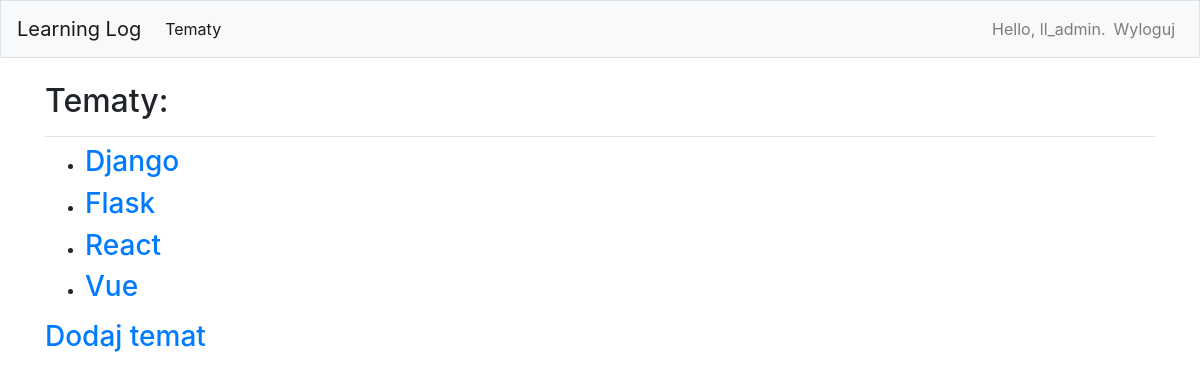
The page /topics/ (signed in) on the database as committed earlier.
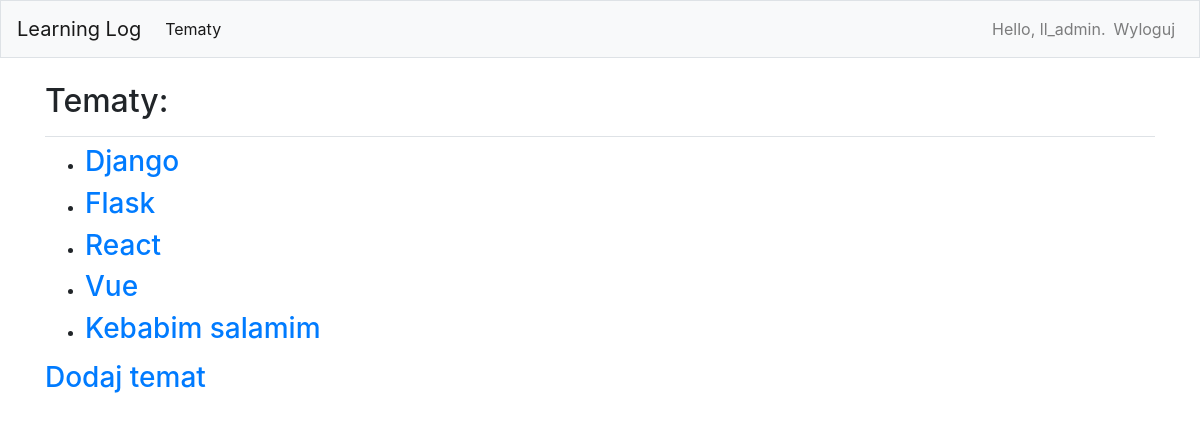
The same page on the database as committed later.
### learning_logs/models.py (models this page shows)
class Topic(models.Model):
    text = models.CharField(max_length=200)
    data_added = models.DateTimeField(auto_now_add=True)
    owner = models.ForeignKey(User, on_delete=models.CASCADE)
    def __str__(self):
        return self.text

### learning_logs/views.py (the view)
# urls.py: path('topics/', topics, name='topics'),
@login_required
def topics(request):
    topics = Topic.objects.filter(owner=request.user).order_by('data_added')
    context = {'topics': topics}
    return render(request, 'learning_logs/topics.html', context)

### learning_logs/templates/learning_logs/topics.html
{% extends 'learning_logs/base.html'%}
{% block page_header %}
    <h2>Tematy:</h2>
{% endblock page_header %}
{% block content %}
    <ul>
        {% for topic in topics %}
            <li>
                <h3>
                    <a href="{% url 'learning_logs:topic' topic.id %}">{{ topic }}</a>
                </h3>
            </li>
        {% empty %}
            <li>Nie został jeszcze dodany aden temat.</li>
        {% endfor %}
    </ul>
    <h3>
        <a href="{% url 'learning_logs:new_topic' %}">Dodaj temat</a>
    </h3>
{% endblock content %}

### learning_logs/templates/learning_logs/base.html (shortened to what this page needs)
{% load bootstrap4 %}
<!DOCTYPE html>
<html lang="pl">
  <head>
    {% bootstrap_css %}
  </head>
  <body>
    <nav class="navbar navbar-expand-lg navbar-light bg-light mb-4 border">
      <a class="navbar-brand" href="{% url 'learning_logs:index' %}">Learning Log</a>
      <div class="collapse navbar-collapse" id="navbarSupportedContent">
        <ul class="navbar-nav mr-auto">
          <li class="nav-item active">
            <a class="nav-link" href="{% url 'learning_logs:topics' %}">Tematy<span class="sr-only">(current)</span></a>
          </li>
        </ul>
        <ul class="navbar-nav ml-auto">
          {% if user.is_authenticated %}
            <li class="nav-item">
              <span class="navbar-text">Hello, {{ user.username }}.</span>
            </li>
            <li class="nav-item">
              <a class="nav-link" href="{% url 'users:logout' %}">Wyloguj</a>
            </li>
          {% else %}
            <li class="nav-item">
              <a class="nav-link" href="{% url 'users:register' %}">Rejestracja</a>
            </li>
            <li class="nav-item">
              <a class="nav-link" href="{% url 'users:login' %}">Zaloguj</a></li>
          {% endif %}
        </ul>
      </div>
    </nav>
    <main role="main" class="container">
      <div class="pb-2 mb-2 border-bottom">
        {% block page_header %}{% endblock page_header %}
      </div>
      <div>
        {% block content %}{% endblock content %}
      </div>
    </main>
  </body>

Rows that differ between the two databases and show on the page:
added Topic: text "Kebabim salamim"
